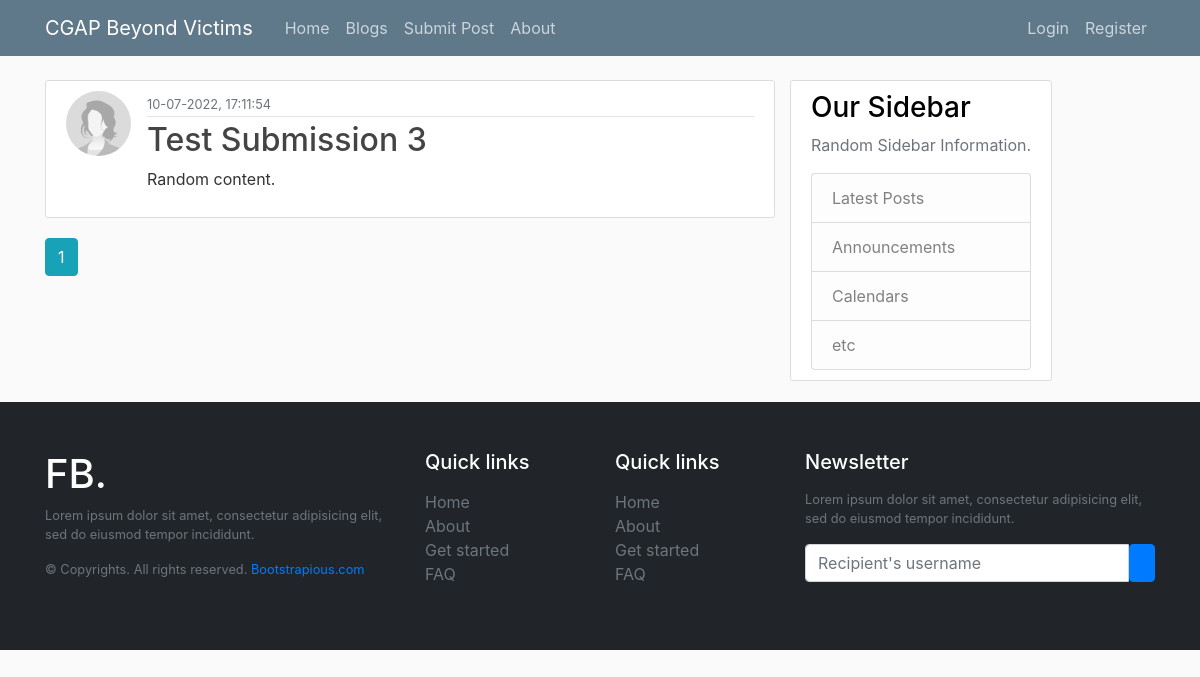
/submissions, run on an earlier commit of the app's database.
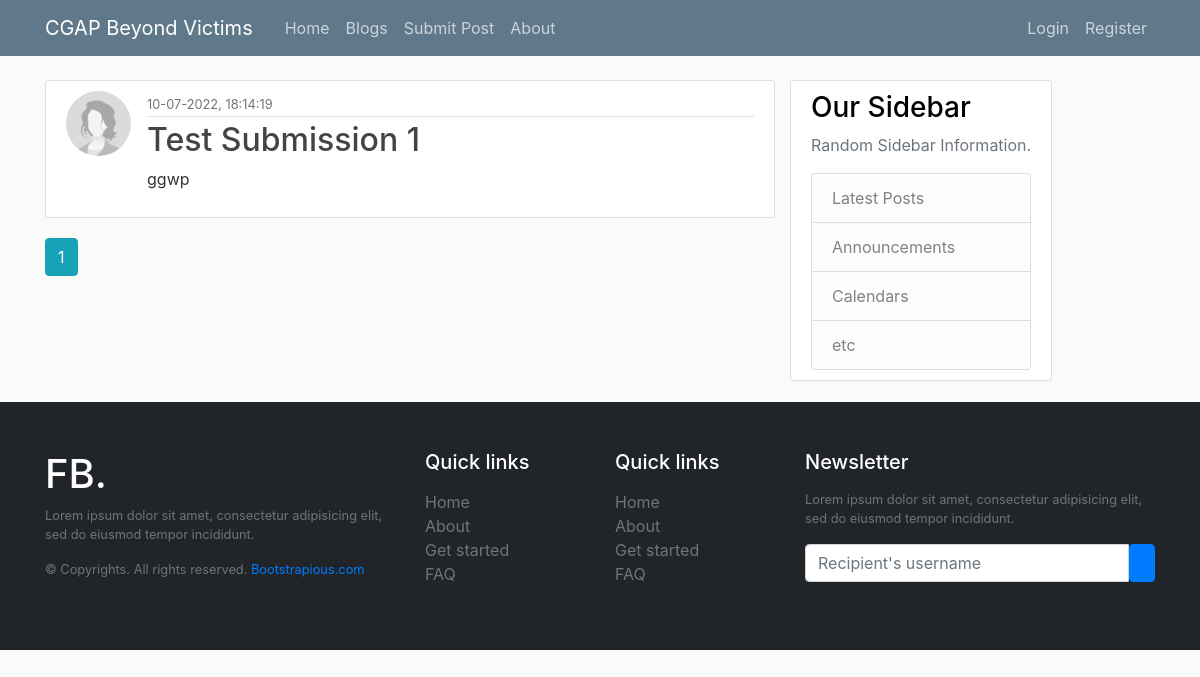
And on a later commit of the database.
### cgap/models.py (models this page shows, shortened)
class Submission(db.Model):
    id = db.Column(db.Integer, primary_key=True)
    title = db.Column(db.String(100), nullable=False)
    date_posted = db.Column(db.DateTime, nullable=False, default=datetime.utcnow)
    image_file = db.Column(db.String(20), nullable=False, default="default.jpg")
    content = db.Column(db.Text, nullable=False)
    author = db.Column(db.String(100), nullable=False)

### cgap/routes.py (the view)
@app.route("/submissions")
def submissions():
    page = request.args.get("page", 1, type=int)
    submissions = Submission.query.order_by(Submission.date_posted.desc()).paginate(
        page=page, per_page=5
    )
    return render_template(
        "submissions.html", title="Submissions", submissions=submissions
    )

### cgap/templates/submissions.html
{% extends "layout.html" %}
{% block content %}
{% for submission in submissions.items %}
<article class="media content-section">
  <img
    class="rounded-circle article-img"
    src="{{ url_for('static', filename='women_default.jpg') }}"
  />
  <div class="media-body">
    <div class="article-metadata">
      <small class="text-muted"
        >{{ submission.date_posted.strftime('%d-%m-%Y, %H:%M:%S') }}</small
      >
    </div>
    <h2>
      <a class="article-title" href="{{ url_for('submission', submission_id=submission.id) }}"
        >{{ submission.title }}</a
      >
    </h2>
    <p class="article-content">{{ submission.content|truncate(60, True, '...') }}</p>
  </div>
</article>
{% endfor %}
{% for page_num in submissions.iter_pages(left_edge=1, right_edge=1, left_current=1, right_current=2) %}
  {% if page_num %}
    {% if submissions.page == page_num %}
      <a class="btn btn-info mb-4" href="{{ url_for('blogs', page=page_num) }}">{{ page_num }}</a>
    {% else %}
      <a class="btn btn-outline-info mb-4" href="{{ url_for('blogs', page=page_num) }}">{{ page_num }}</a>
    {% endif %}
  {% else %}
    ...
  {% endif %}
{% endfor %}
{% endblock content %}

What changed in the data, as far as the page shows it:
changed Submission: date_posted "10-07-2022, 17:11:54" → "10-07-2022, 18:14:19"; title "Test Submission 3" → "Test Submission 1"; content "Random content." → "ggwp"
